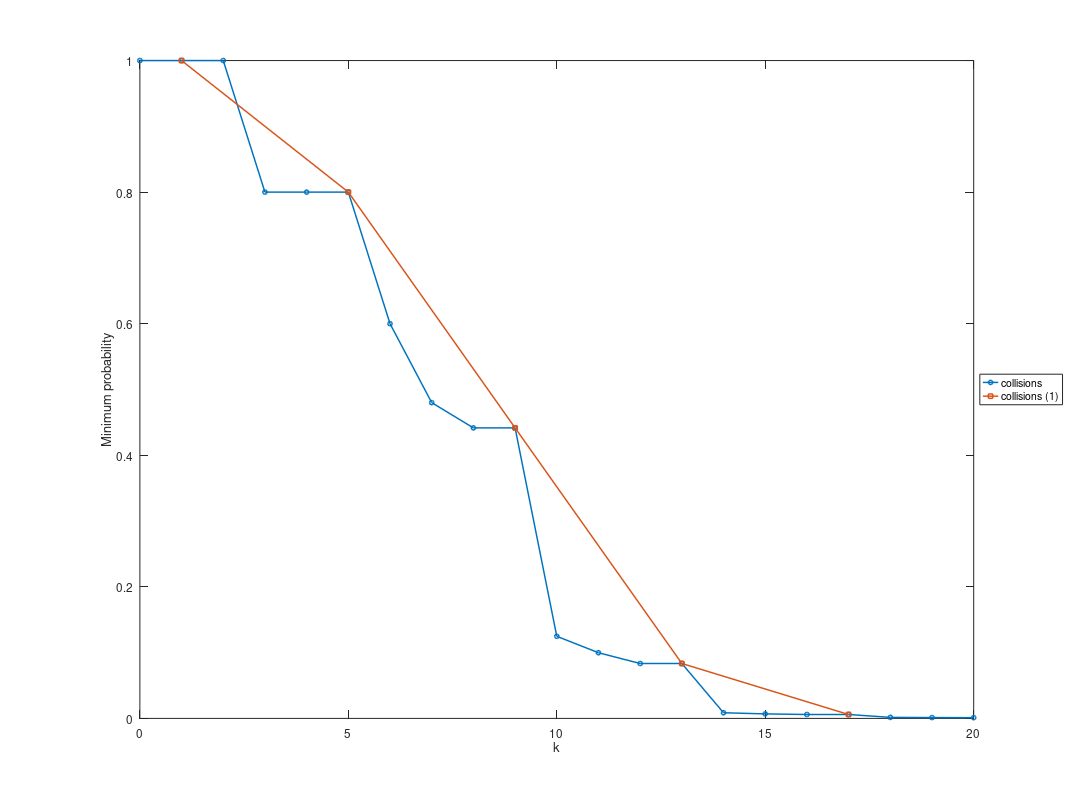

Here is the MATLAB script that generated this plot:
%=========================================
%Generated by PRISM Chart Package
%=========================================

x0 = [0.0 1.0 2.0 3.0 4.0 5.0 6.0 7.0 8.0 9.0 10.0 11.0 12.0 13.0 14.0 15.0 16.0 17.0 18.0 19.0 20.0 ];
y0 = [1.0 1.0 1.0 0.8 0.8 0.8 0.6 0.47999999999999987 0.4416 0.4416 0.1247999999999998 0.09983999999999993 0.08345599999999986 0.08345599999999986 0.008575999999999917 0.006860799999999667 0.005918719999999933 0.005918719999999933 0.0015871999999996778 0.0012697599999997866 0.0011165695999997283 ];
x1 = [1.0 5.0 9.0 13.0 17.0 ];
y1 = [1.0 0.8 0.4416 0.08345599999999986 0.005918719999999933 ];

figure1 = figure('Color', [1 1 1], 'PaperPosition',[0.6345 6.345 20.3 15.23],'PaperSize',[20.98 29.68]);

axes1 = axes('Parent', figure1, 'FontSize', 16);
xlabel(axes1, 'k');
ylabel(axes1, 'Minimum probability');
box(axes1, 'on');
hold(axes1, 'all');

title(axes1,[])
plot0 = plot(x0, y0, 'o-', 'Parent', axes1, 'LineWidth', 2);
plot1 = plot(x1, y1, 's-', 'Parent', axes1, 'LineWidth', 2);
legend1 = legend(axes1,{'collisions', 'collisions (1)'},'Location', 'EastOutside');
